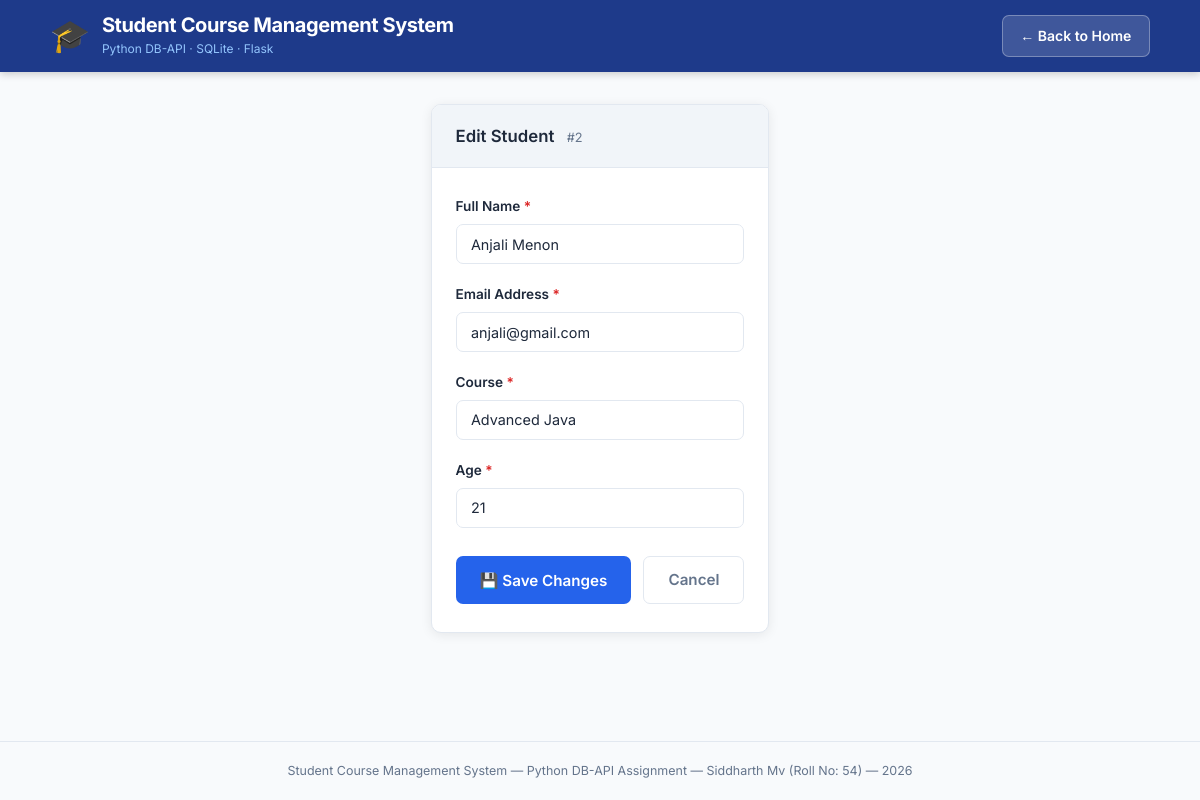
Page /edit/2 on the committed database.
### tables this page shows
CREATE TABLE students (
    id INTEGER PRIMARY KEY AUTOINCREMENT,
    name TEXT NOT NULL,
    email TEXT NOT NULL UNIQUE,
    course TEXT NOT NULL,
    age INTEGER NOT NULL);

### app.py (the view, shortened to what this page needs)
@app.route('/edit/<int:student_id>', methods=['GET', 'POST'])
def edit_student(student_id):
    conn = None
    cursor = None
    try:
        conn = get_connection()
        cursor = conn.cursor()
        cursor.execute('SELECT * FROM students WHERE id = ?', (student_id,))
        student = cursor.fetchone()
        if student is None:
            flash('Student not found.', 'danger')
            return redirect(url_for('index'))
        return render_template('edit_student.html', student=student)
    except sqlite3.Error as e:
        flash(f'Database error: {e}', 'danger')
        return redirect(url_for('index'))
    finally:
        if cursor:
            cursor.close()
        if conn:
            conn.close()

### app.py (called while the page is built)
def get_connection():
    conn = sqlite3.connect(DATABASE)
    conn.row_factory = sqlite3.Row   # Allows column access by name
    return conn

### templates/edit_student.html (shortened to what this page needs)
<!DOCTYPE html>
<html lang="en">
<head>
    <link rel="stylesheet" href="{{ url_for('static', filename='css/style.css') }}">
</head>
<body>
    <header class="site-header">
        <div class="header-inner">
            <div class="header-title">
                <span class="header-icon">🎓</span>
                <div>
                    <h1>Student Course Management System</h1>
                    <p class="subtitle">Python DB-API · SQLite · Flask</p>
                </div>
            </div>
            <a href="{{ url_for('index') }}" class="btn btn-secondary">← Back to Home</a>
        </div>
    </header>
    <main class="container">
        <section class="card form-card">
            <div class="card-header">
                <h2>Edit Student <span class="id-badge">#{{ student['id'] }}</span></h2>
            </div>
            <form action="{{ url_for('edit_student', student_id=student['id']) }}" method="POST" class="student-form" novalidate>
                <div class="form-group">
                    <label for="name">Full Name <span class="required">*</span></label>
                    <input type="text" id="name" name="name" class="form-control"
                           value="{{ student['name'] }}" required>
                </div>
                <div class="form-group">
                    <label for="email">Email Address <span class="required">*</span></label>
                    <input type="email" id="email" name="email" class="form-control"
                           value="{{ student['email'] }}" required>
                </div>
                <div class="form-group">
                    <label for="course">Course <span class="required">*</span></label>
                    <input type="text" id="course" name="course" class="form-control"
                           value="{{ student['course'] }}" required>
                </div>
                <div class="form-group">
                    <label for="age">Age <span class="required">*</span></label>
                    <input type="number" id="age" name="age" class="form-control"
                           value="{{ student['age'] }}" min="1" max="120" required>
                </div>
                <div class="form-actions">
                    <button type="submit" class="btn btn-primary btn-lg">💾 Save Changes</button>
                    <a href="{{ url_for('index') }}" class="btn btn-ghost btn-lg">Cancel</a>
                </div>
            </form>
        </section>
    </main>
    <footer class="site-footer">
        <p>Student Course Management System &mdash; Python DB-API Assignment &mdash; Siddharth Mv (Roll No: 54) &mdash; 2026</p>
    </footer>
</body>
</html>

### static/css/style.css (style rules this page uses)
:root { --primary: #2563eb; --primary-dark: #1d4ed8; --primary-light: #eff6ff; --success: #16a34a; --success-light: #f0fdf4; --danger: #dc2626; --danger-light: #fef2f2; --text-main: #1e293b; --text-muted: #64748b; --border: #e2e8f0; --bg: #f8fafc; --card-bg: #ffffff; --header-bg: #1e3a8a; --radius: 10px; --shadow: 0 2px 12px rgba(0,0,0,0.08); }
*, *::before, *::after { box-sizing: border-box; margin: 0; padding: 0; }
html { font-size: 16px; scroll-behavior: smooth; }
body { font-family: 'Inter', system-ui, sans-serif; background: var(--bg); color: var(--text-main); min-height: 100vh; display: flex; flex-direction: column; line-height: 1.6; }
.site-header { background: var(--header-bg); color: #fff; padding: 0 2rem; box-shadow: 0 2px 8px rgba(0,0,0,0.2); }
.header-inner { max-width: 1100px; margin: 0 auto; display: flex; align-items: center; justify-content: space-between; height: 72px; gap: 1rem; }
.header-title { display: flex; align-items: center; gap: 0.75rem; }
.header-icon { font-size: 2rem; }
.header-title h1 { font-size: 1.25rem; font-weight: 700; letter-spacing: -0.02em; line-height: 1.2; }
.subtitle { font-size: 0.75rem; color: #93c5fd; font-weight: 400; margin-top: 2px; }
.container { max-width: 1100px; margin: 2rem auto; padding: 0 1.5rem; flex: 1; }
.card { background: var(--card-bg); border-radius: var(--radius); box-shadow: var(--shadow); overflow: hidden; border: 1px solid var(--border); margin-bottom: 1.5rem; }
.card-header { display: flex; align-items: center; justify-content: space-between; padding: 1.1rem 1.5rem; border-bottom: 1px solid var(--border); background: #f1f5f9; }
.card-header h2 { font-size: 1.05rem; font-weight: 600; color: var(--text-main); }
.btn { display: inline-flex; align-items: center; gap: 0.35rem; padding: 0.55rem 1.1rem; border-radius: 7px; font-family: inherit; font-size: 0.875rem; font-weight: 600; cursor: pointer; border: none; text-decoration: none; transition: background 0.15s, transform 0.1s, box-shadow 0.15s; white-space: nowrap; }
.btn-primary { background: var(--primary); color: #fff; }
.btn-secondary { background: rgba(255,255,255,0.15); color: #fff; border: 1px solid rgba(255,255,255,0.3); }
.btn-ghost { background: transparent; color: var(--text-muted); border: 1px solid var(--border); }
.btn-lg { padding: 0.7rem 1.5rem; font-size: 0.95rem; }
.form-card { max-width: 640px; margin: 0 auto; }
.student-form { padding: 1.75rem 1.5rem; }
.form-group { margin-bottom: 1.25rem; }
.form-group label { display: block; font-size: 0.85rem; font-weight: 600; color: var(--text-main); margin-bottom: 0.4rem; }
.required { color: var(--danger); }
.form-control { width: 100%; padding: 0.65rem 0.9rem; border: 1.5px solid var(--border); border-radius: 7px; font-family: inherit; font-size: 0.9rem; color: var(--text-main); background: #fff; transition: border-color 0.15s, box-shadow 0.15s; outline: none; }
.form-control::placeholder { color: #94a3b8; }
.form-actions { display: flex; gap: 0.75rem; margin-top: 1.75rem; flex-wrap: wrap; }
.id-badge { font-size: 0.8rem; color: var(--text-muted); font-weight: 400; margin-left: 0.5rem; }
.site-footer { text-align: center; padding: 1.2rem; font-size: 0.78rem; color: var(--text-muted); border-top: 1px solid var(--border); margin-top: auto; }

### rows in the picture
students: id "2", name "Anjali Menon", email "anjali@gmail.com", course "Advanced Java", age "21"
